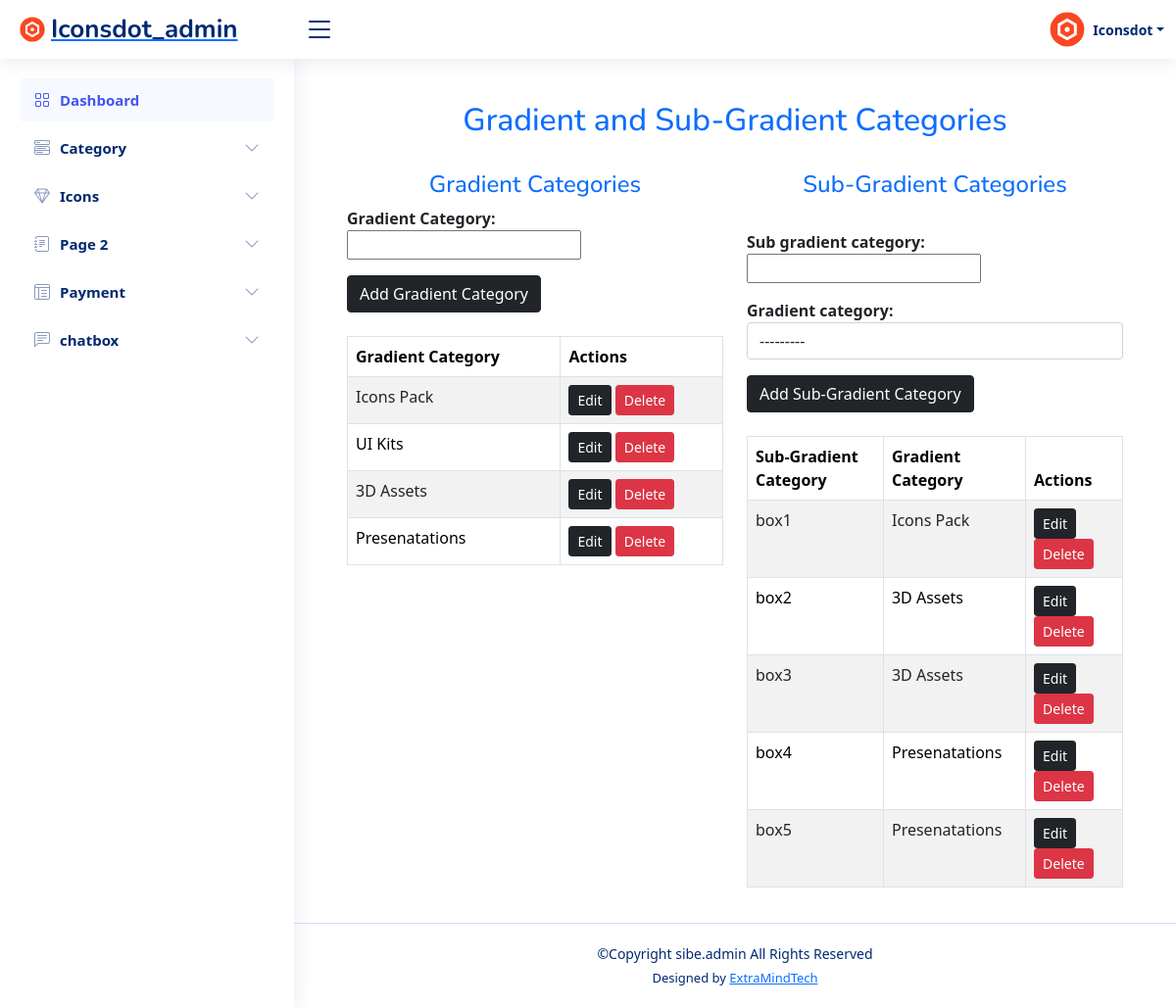
The app's page /gradient-category-list/ (signed in) with its own data.
### icons_app/models.py (models this page shows, shortened)
class Gradient_Category(models.Model):
    gradient_category=models.CharField(max_length=30)
    def __str__(self):
        return self.gradient_category

class Sub_Gradient_Category(models.Model):
    sub_gradient_category=models.CharField(max_length=30)
    featured_image = models.ImageField(upload_to='sub_gradient_images/', null=True, blank=True)  # Added ImageField
    gradient_category=models.ForeignKey(Gradient_Category,on_delete=models.CASCADE,null=True,blank=True)

### admin_app/views.py (the view)
    def _wrapped_view_func(request, *args, **kwargs):
        if 'admin_id' not in request.session:
            return redirect('admin_app:admin_login')
        return view_func(request, *args, **kwargs)

### admin_app/forms.py
class GradientCategoryForm(forms.ModelForm):
    class Meta:
        model = Gradient_Category
        fields = ['gradient_category']

class SubGradientCategoryForm(forms.ModelForm):
    class Meta:
        model = Sub_Gradient_Category
        fields = ['sub_gradient_category', 'gradient_category']
        widgets = {
            'gradient_category': forms.Select(attrs={'class': 'form-control'}),
        }

### admin_app/views.py (called while the page is built)
def admin_required(view_func):
    def _wrapped_view_func(request, *args, **kwargs):
        if 'admin_id' not in request.session:
            return redirect('admin_app:admin_login')
        return view_func(request, *args, **kwargs)
    return _wrapped_view_func

### admin_app/templates/gradient_category_list.html (shortened to what this page needs)
{% extends 'admin_index.html' %}
{% load static %}
{% block main %}
<main id="main" class="main">
    <div class="container mt-4">
        <h2 class="font-weight-bold text-primary text-center">Gradient and Sub-Gradient Categories</h2><br>
        <div class="row">
            <div class="col-md-6">
                <h4 class="font-weight-bold text-primary text-center">Gradient Categories</h4>
                <div class="mb-4">
                    <form method="post">
                        <div class="form-group mb-3">
                            <label for="gradientCategory"><b>Gradient Category:</b></label>
                            {{ gradient_form.gradient_category}}
                        </div>
                        <button type="submit" class="btn btn-dark">Add Gradient Category</button>
                    </form>
                </div>
                <table class="table table-bordered table-striped">
                    <thead>
                        <tr>
                            <th scope="col">Gradient Category</th>
                            <th scope="col">Actions</th>
                        </tr>
                    </thead>
                    <tbody>
                        {% for gradient in gradients %}
                        <tr>
                            <td>{{ gradient.gradient_category }}</td>
                            <td>
                                <a href="{% url 'admin_app:edit_gradient_category' gradient.id %}" class="btn btn-dark btn-sm">Edit</a>
                                <a href="{% url 'admin_app:confirm_delete_gradient' gradient.id %}" class="btn btn-danger btn-sm">Delete</a>
                            </td>
                        </tr>
                        {% empty %}
                        <tr>
                            <td colspan="2">No gradient categories found.</td>
                        </tr>
                        {% endfor %}
                    </tbody>
                </table>
            </div>
            <div class="col-md-6">
                <h4 class="font-weight-bold text-primary text-center">Sub-Gradient Categories</h4><br>
                 <div class="mb-4">
                    <form method="post">
                        <div class="form-group mb-3">
                            <label for="sub_gradient_category"><b>{{ sub_gradient_form.sub_gradient_category.label }}:</b></label>
                            {{ sub_gradient_form.sub_gradient_category }}
                        </div>
                        <div class="form-group mb-3">
                            <label for="gradient_category"><b>{{ sub_gradient_form.gradient_category.label }}:</b></label>
                            {{ sub_gradient_form.gradient_category}}
                        </div>
                        <button type="submit" class="btn btn-dark">Add Sub-Gradient Category</button>
                    </form>
                </div>
                <table class="table table-bordered table-striped">
                    <thead>
                        <tr>
                            <th scope="col">Sub-Gradient Category</th>
                            <th scope="col">Gradient Category</th>
                            <th scope="col">Actions</th>
                        </tr>
                    </thead>
                    <tbody>
                        {% for sub_gradient in sub_gradients %}
                        <tr>
                            <td>{{ sub_gradient.sub_gradient_category }}</td>
                            <td>{{ sub_gradient.gradient_category.gradient_category }}</td>
                            <td>
                                <a href="{% url 'admin_app:edit_sub_gradient_category' sub_gradient.id %}" class="btn btn-dark btn-sm">Edit</a>
                                <a href="{% url 'admin_app:delete_sub_gradient_category' sub_gradient.id %}" class="btn btn-danger btn-sm">Delete</a>
                            </td>
                        </tr>
                        {% empty %}
                        <tr>
                            <td colspan="3">No sub-gradient categories found.</td>
                        </tr>
                        {% endfor %}
                    </tbody>
                </table>
            </div>
        </div>
    </div>
</main>
{% endblock %}

### admin_app/static/css/admin_style.css (style rules this page uses)
:root { scroll-behavior: smooth; }
body { font-family: "Open Sans", sans-serif; background: #f6f9ff; color: #444444; }
a { color: #4154f1; text-decoration: none; }
h1, h2, h3, h4, h5, h6 { font-family: "Nunito", sans-serif; }
#main { margin-top: 60px; padding: 20px 30px; transition: all 0.3s; }
@media (min-width: 1200px) { #main, #footer { margin-left: 300px; } }

### records on screen
Gradient_Category: gradient_category "Icons Pack", gradient_category "---------"
Gradient_Category: gradient_category "UI Kits"
Gradient_Category: gradient_category "3D Assets"
Gradient_Category: gradient_category "Presenatations"
Sub_Gradient_Category: sub_gradient_category "box1", gradient_category.gradient_category "Icons Pack"
Sub_Gradient_Category: sub_gradient_category "box2", gradient_category.gradient_category "3D Assets"
Sub_Gradient_Category: sub_gradient_category "box3", gradient_category.gradient_category "3D Assets"
Sub_Gradient_Category: sub_gradient_category "box4", gradient_category.gradient_category "Presenatations"
Sub_Gradient_Category: sub_gradient_category "box5", gradient_category.gradient_category "Presenatations"

### other values on screen
{{ sub_gradient_form.sub_gradient_category.label }} "Sub gradient category"
{{ sub_gradient_form.gradient_category.label }} "Gradient category"
